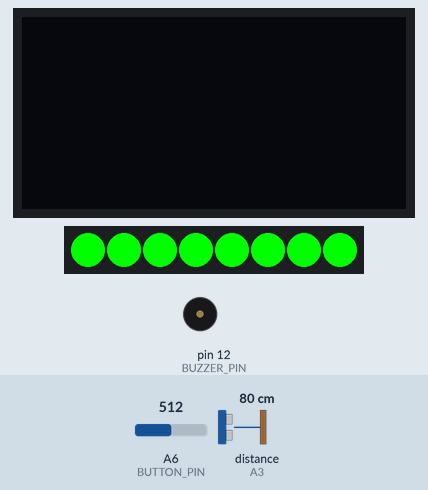
Recording of a sketch running on a simulated Arduino Nano, built with avr-gcc and run on an emulated ATmega328P. Parts: 128×64 one-colour display, 8 RGB LEDs in strip order, left to right, buzzer (waves = sounding, pin HIGH). Wiring (inferred from the names in the program): ultrasonic range finder: trigger pin 5; echo A3. The test bench sets the inputs (shaded band); at power-on: A6 (BUTTON_PIN) = 512, distance to the obstacle (sensor on A3) 80 cm. The echo pulse lasts 58.3 µs per cm; the OLED is the two-colour kind (top 16 rows yellow); pins used as bus, display or sensor lines are not drawn; what the sketch prints to the serial monitor is not drawn.

Above: at 0.4 s.
At 2.4 s:
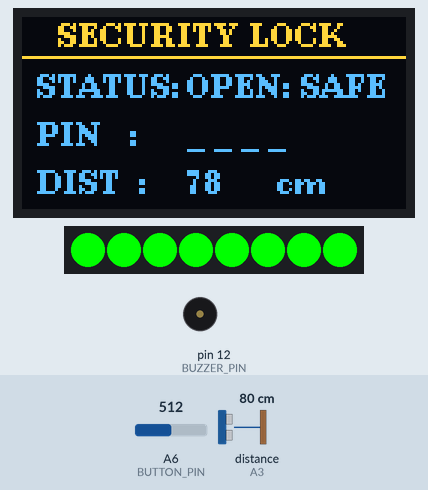
2.5 s: A6 (BUTTON_PIN) set to 714
5.4 s: A6 (BUTTON_PIN) set to 739
At 7.9 s:
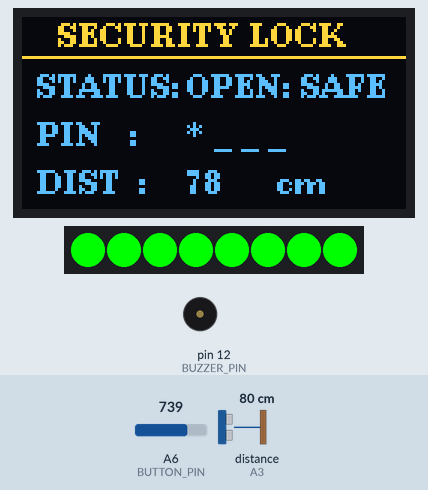
8.2 s: distance to the obstacle (sensor on A3) set to 60 cm
At 10.2 s:
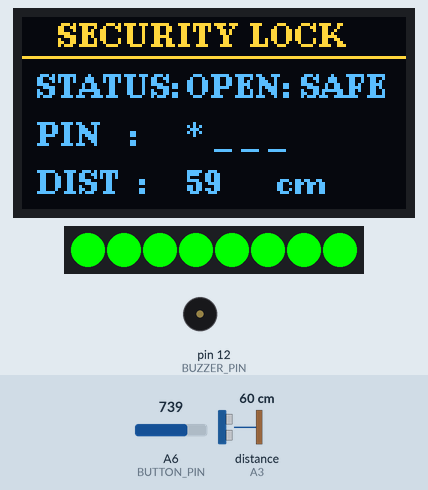
Timing chart, 0 to 11.7 s (numbered marks = the images above; inputs shaded):
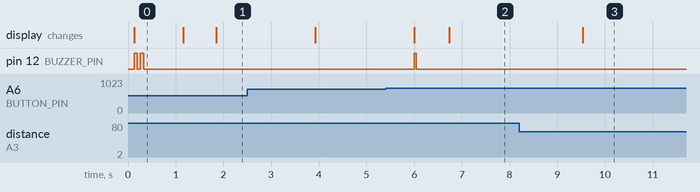

The sketch:

Project_36.ino
```cpp
/*
==================================================
Project : Smart Security System with PIN Lock (1234)
Board   : Young Engineer Board / Auto-Botix
Hardware: Ultrasonic (D5, A3) + Keypad (A6) +
          RGB NeoPixel (D11) + Buzzer (D12) + OLED (U8g2)

Keypad Numbers:
  UP     = 1
  DOWN   = 2
  BACK   = 3
  SELECT = 4 (Also used to ARM when unlocked)
==================================================
*/

#include <Wire.h>
#include <U8g2lib.h>
#include <Adafruit_NeoPixel.h>

// 1. PIN DEFINITIONS
#define TRIG_PIN    5
#define ECHO_PIN    A3
#define RGB_PIN     11
#define NUM_LEDS    8
#define BUZZER_PIN  12
#define BUTTON_PIN  A6

// 2. HARDWARE OBJECTS (128 bytes static RAM usage)
U8G2_SSD1306_128X64_NONAME_1_HW_I2C u8g2(U8G2_R0, /* reset=*/ U8X8_PIN_NONE);
Adafruit_NeoPixel rgb(NUM_LEDS, RGB_PIN, NEO_GRB + NEO_KHZ800);

// 3. CALIBRATED ADC KEYPAD THRESHOLDS
#define BTN_BACK_MIN   725
#define BTN_BACK_MAX   745
#define BTN_DOWN_MIN   780
#define BTN_DOWN_MAX   800
#define BTN_UP_MIN     845
#define BTN_UP_MAX     865
#define BTN_SELECT_MIN 920
#define BTN_SELECT_MAX 945

// 4. SYSTEM STATES & PIN VARIABLES
enum SystemState { UNLOCKED, ARMED, INTRUDER_ALERT };
SystemState currentState = UNLOCKED;

const int TRIGGER_DISTANCE = 30; // 30 cm perimeter threshold
int distance = 999;
int lastButtonState = 0;

// PIN Authentication Variables
const char correctPIN[] = "1234";
char enteredPIN[5] = "";
byte pinIndex = 0;
const char* lockMessage = "ENTER PIN";

// Non-blocking Timers
unsigned long lastSensorTime = 0;
unsigned long lastBuzzerToggle = 0;
unsigned long lastDisplayTime = 0;
unsigned long lastSerialTime = 0;
bool buzzerActive = false;

//-------------------------------------------
void setRGB(uint8_t r, uint8_t g, uint8_t b) {
  for (int i = 0; i < NUM_LEDS; i++) {
    rgb.setPixelColor(i, rgb.Color(r, g, b));
  }
  rgb.show();
}

void rgbOff() {
  rgb.clear();
  rgb.show();
}

void shortBeep(int duration = 80) {
  digitalWrite(BUZZER_PIN, HIGH);
  delay(duration);
  digitalWrite(BUZZER_PIN, LOW);
}

//-------------------------------------------
int readDistance() {
  digitalWrite(TRIG_PIN, LOW);
  delayMicroseconds(2);
  digitalWrite(TRIG_PIN, HIGH);
  delayMicroseconds(10);
  digitalWrite(TRIG_PIN, LOW);

  long duration = pulseIn(ECHO_PIN, HIGH, 20000);
  if (duration == 0) return 999;
  return duration * 0.034 / 2;
}

//-------------------------------------------
int readADCButton() {
  int val = analogRead(BUTTON_PIN);
  if (val >= BTN_UP_MIN && val <= BTN_UP_MAX)         return 1; // UP     -> '1'
  if (val >= BTN_DOWN_MIN && val <= BTN_DOWN_MAX)     return 2; // DOWN   -> '2'
  if (val >= BTN_BACK_MIN && val <= BTN_BACK_MAX)     return 3; // BACK   -> '3'
  if (val >= BTN_SELECT_MIN && val <= BTN_SELECT_MAX) return 4; // SELECT -> '4'
  return 0;
}

//-------------------------------------------
void armSystem() {
  currentState = ARMED;
  pinIndex = 0;
  enteredPIN[0] = '\0';
  lockMessage = "ARMED: WATCHING";
  setRGB(0, 0, 255); // Blue: Armed & Guarding
  digitalWrite(BUZZER_PIN, LOW);
  Serial.println(F("[SYSTEM] ARMED - PERIMETER ACTIVE"));
}

void unlockSystem() {
  currentState = UNLOCKED;
  pinIndex = 0;
  enteredPIN[0] = '\0';
  lockMessage = "OPEN: SAFE";
  setRGB(0, 255, 0); // Green: Unlocked & Safe
  digitalWrite(BUZZER_PIN, LOW);

  // Success Beeps
  shortBeep(60);
  delay(60);
  shortBeep(80);

  Serial.println(F("[ACCESS] GRANTED! LOCK OPENED"));
}

void triggerAlarm() {
  currentState = INTRUDER_ALERT;
  lockMessage = "! BREACHED !";
  Serial.println(F("[ALERT] INTRUSION! ENTER PIN '1234' TO STOP"));
}

//-------------------------------------------
void processKey(char key) {
  shortBeep(40); // Feedback key beep

  if (pinIndex < 4) {
    enteredPIN[pinIndex] = key;
    pinIndex++;
    enteredPIN[pinIndex] = '\0';
  }

  Serial.print(F("[KEYPAD] Entered: "));
  Serial.println(enteredPIN);

  // When 4 digits are completed, verify PIN
  if (pinIndex == 4) {
    if (strcmp(enteredPIN, correctPIN) == 0) {
      unlockSystem();
    } else {
      // Wrong PIN Alert
      Serial.println(F("[ACCESS] DENIED! WRONG PIN"));
      lockMessage = "WRONG PIN!";
      setRGB(255, 0, 0);

      // Error long beep
      digitalWrite(BUZZER_PIN, HIGH);
      delay(300);
      digitalWrite(BUZZER_PIN, LOW);

      // Reset PIN buffer
      pinIndex = 0;
      enteredPIN[0] = '\0';

      if (currentState == ARMED) {
        setRGB(0, 0, 255);
        lockMessage = "ARMED: WATCHING";
      }
    }
  }
}

//-------------------------------------------
void updateOLED() {
  u8g2.firstPage();
  do {
    u8g2.setFont(u8g2_font_ncenB08_tr);
    u8g2.drawStr(12, 10, "SECURITY LOCK");
    u8g2.drawHLine(0, 13, 128);

    // Status / Message line
    u8g2.drawStr(5, 27, "STATUS:");
    u8g2.drawStr(55, 27, lockMessage);

    // PIN Display with masking (e.g. * * - -)
    u8g2.drawStr(5, 43, "PIN   :");
    char pinDisplay[10] = "";
    for (byte i = 0; i < 4; i++) {
      if (i < pinIndex) strcat(pinDisplay, "* ");
      else strcat(pinDisplay, "_ ");
    }
    u8g2.drawStr(55, 43, pinDisplay);

    // Live Range or Instruction
    u8g2.drawStr(5, 59, "DIST  :");
    if (distance >= 400 || distance <= 0 || distance == 999) {
      u8g2.drawStr(55, 59, "--");
    } else {
      char buf[8];
      itoa(distance, buf, 10);
      u8g2.drawStr(55, 59, buf);
      u8g2.drawStr(85, 59, "cm");
    }
  } while (u8g2.nextPage());
}

//-------------------------------------------
void setup() {
  Serial.begin(9600);
  delay(100);

  pinMode(TRIG_PIN, OUTPUT);
  pinMode(ECHO_PIN, INPUT);
  pinMode(BUZZER_PIN, OUTPUT);
  digitalWrite(BUZZER_PIN, LOW);

  u8g2.begin();
  rgb.begin();
  unlockSystem();

  Serial.println(F("========================================"));
  Serial.println(F("  SMART SECURITY WITH 4-DIGIT PIN LOCK  "));
  Serial.println(F("========================================"));
  Serial.println(F("PIN CODE : 1 2 3 4"));
  Serial.println(F("UP=1 | DOWN=2 | BACK=3 | SELECT=4"));
  Serial.println(F("Press 4 (SELECT) while unlocked to ARM"));

  updateOLED();
}

//-------------------------------------------
void loop() {
  // 1. HARDWARE KEYPAD INPUT (A6)
  int btn = readADCButton();
  if (btn != 0 && lastButtonState == 0) {
    if (currentState == UNLOCKED && btn == 4 && pinIndex == 0) {
      // Direct ARM action using button 4 if no PIN input is ongoing
      armSystem();
    } else {
      char pressedDigit = '0' + btn; // 1 -> '1', 2 -> '2', 3 -> '3', 4 -> '4'
      processKey(pressedDigit);
    }
    updateOLED();
  }
  lastButtonState = btn;

  // 2. ULTRASONIC INTRUSION DETECTION (Every 100ms)
  if (millis() - lastSensorTime >= 100) {
    lastSensorTime = millis();
    distance = readDistance();

    if (currentState == ARMED) {
      if (distance > 0 && distance <= TRIGGER_DISTANCE) {
        triggerAlarm();
      }
    }
  }

  // 3. NON-BLOCKING ALARM SIREN & STROBE (Active during intrusion)
  if (currentState == INTRUDER_ALERT) {
    if (millis() - lastBuzzerToggle >= 120) {
      lastBuzzerToggle = millis();
      buzzerActive = !buzzerActive;

      digitalWrite(BUZZER_PIN, buzzerActive ? HIGH : LOW);
      if (buzzerActive) setRGB(255, 0, 0); // Flashing Red
      else rgbOff();
    }
  }

  // 4. PERIODIC OLED DASHBOARD REFRESH (Every 200ms)
  if (millis() - lastDisplayTime >= 200) {
    lastDisplayTime = millis();
    updateOLED();
  }

  // 5. SERIAL MONITOR TELEMETRY (Every 1 Second)
  if (millis() - lastSerialTime >= 1000) {
    lastSerialTime = millis();
    Serial.print(F("LOCK | Status: "));
    if (currentState == UNLOCKED)        Serial.print(F("UNLOCKED (OPEN) "));
    else if (currentState == ARMED)      Serial.print(F("ARMED (GUARDING)"));
    else                                 Serial.print(F("! INTRUSION !   "));
    Serial.print(F(" | Entered: "));
    Serial.print(pinIndex);
    Serial.print(F(" digits | Dist: "));
    if (distance >= 400 || distance <= 0 || distance == 999) Serial.println(F("--"));
    else { Serial.print(distance); Serial.println(F(" cm")); }
  }
}
```

Measured:
- the behaviour switches between 724 and 725 on A6 (BUTTON_PIN) (found by bisection; images 1 and 2)
- after the input at 5.4 s, pin 12 (BUZZER_PIN): LOW → HIGH after 0.60 s, → LOW 0.04 s later; the display: first differs from a run without the input after 1.3 s (image 2)
- after the input at 8.2 s, the display: changes after 1.3 s (image 3)
- what the display in image 0 shows lasts 1.1 s, from 0.1 s to 1.2 s
